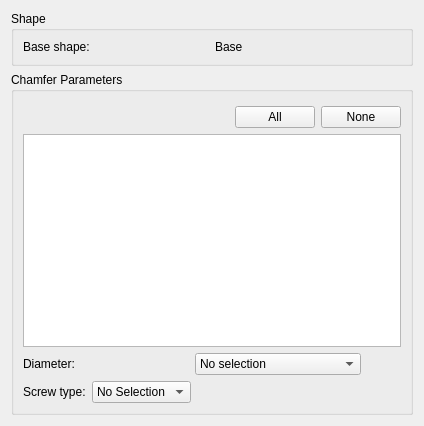
<?xml version="1.0" encoding="UTF-8"?>
<ui version="4.0">
 <class>DlgCountersunktHoles</class>
 <widget class="QWidget" name="DlgCountersunktHoles">
  <property name="geometry">
   <rect>
    <x>0</x>
    <y>0</y>
    <width>424</width>
    <height>426</height>
   </rect>
  </property>
  <property name="windowTitle">
   <string>Countersunk screw holes</string>
  </property>
  <layout class="QGridLayout" name="gridLayout_2">
   <item row="0" column="0">
    <widget class="QGroupBox" name="groupBox">
     <property name="title">
      <string>Shape</string>
     </property>
     <layout class="QHBoxLayout">
      <property name="spacing">
       <number>6</number>
      </property>
      <property name="margin">
       <number>9</number>
      </property>
      <item>
       <widget class="QLabel" name="label">
        <property name="text">
         <string>Base shape:</string>
        </property>
       </widget>
      </item>
      <item>
       <widget class="QLabel" name="labelBaseObject">
        <property name="text">
         <string>Base</string>
        </property>
       </widget>
      </item>
     </layout>
    </widget>
   </item>
   <item row="1" column="0">
    <widget class="QGroupBox" name="groupBox_2">
     <property name="title">
      <string>Chamfer Parameters</string>
     </property>
     <layout class="QVBoxLayout" name="verticalLayout">
      <item>
       <layout class="QHBoxLayout" name="horizontalLayout_2">
        <property name="topMargin">
         <number>5</number>
        </property>
        <item>
         <spacer name="horizontalSpacer">
          <property name="orientation">
           <enum>Qt::Horizontal</enum>
          </property>
          <property name="sizeHint" stdset="0">
           <size>
            <width>221</width>
            <height>20</height>
           </size>
          </property>
         </spacer>
        </item>
        <item>
         <widget class="QPushButton" name="selectAllButton">
          <property name="text">
           <string>All</string>
          </property>
         </widget>
        </item>
        <item>
         <widget class="QPushButton" name="selectNoneButton">
          <property name="text">
           <string>None</string>
          </property>
         </widget>
        </item>
       </layout>
      </item>
      <item>
       <widget class="QTreeView" name="treeView"/>
      </item>
      <item>
       <layout class="QHBoxLayout">
        <property name="spacing">
         <number>6</number>
        </property>
        <property name="margin">
         <number>0</number>
        </property>
        <item>
         <widget class="QLabel" name="labelRadius">
          <property name="text">
           <string>Diameter:</string>
          </property>
         </widget>
        </item>
        <item>
         <widget class="QComboBox" name="comboDiameter">
          <item>
           <property name="text">
            <string>No selection</string>
           </property>
          </item>
         </widget>
        </item>
        <item>
         <spacer>
          <property name="orientation">
           <enum>Qt::Horizontal</enum>
          </property>
          <property name="sizeType">
           <enum>QSizePolicy::Minimum</enum>
          </property>
          <property name="sizeHint" stdset="0">
           <size>
            <width>40</width>
            <height>20</height>
           </size>
          </property>
         </spacer>
        </item>
       </layout>
      </item>
      <item>
       <layout class="QHBoxLayout" name="horizontalLayout" stretch="0,0,0">
        <property name="topMargin">
         <number>0</number>
        </property>
        <item>
         <widget class="QLabel" name="label_2">
          <property name="text">
           <string>Screw type:</string>
          </property>
         </widget>
        </item>
        <item>
         <widget class="QComboBox" name="comboScrewType">
          <item>
           <property name="text">
            <string>No Selection</string>
           </property>
          </item>
         </widget>
        </item>
        <item>
         <spacer name="horizontalSpacer_2">
          <property name="orientation">
           <enum>Qt::Horizontal</enum>
          </property>
          <property name="sizeHint" stdset="0">
           <size>
            <width>40</width>
            <height>20</height>
           </size>
          </property>
         </spacer>
        </item>
       </layout>
      </item>
     </layout>
    </widget>
   </item>
  </layout>
 </widget>
 <tabstops>
  <tabstop>treeView</tabstop>
 </tabstops>
 <resources/>
 <connections/>
</ui>
